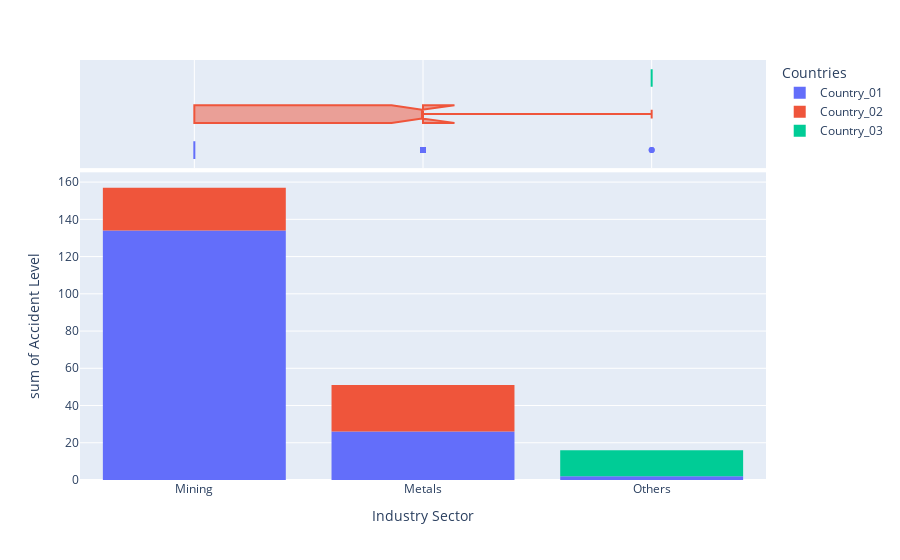

The code cell stored with this chart in its notebook:
### Markdown cell above
1. We will see how many accidents have occured in which Industry Sector per country

### Code cell
compareAccidentLevels(accident_safety_data_new,"Industry Sector","Accident Level","Countries","box")

### Figure 1 — Plotly figure (JSON) as saved in the notebook; plotly's stock layout.template omitted (floating-point values rounded to 4 significant figures; data arrays with more than 128 entries replaced by an {"elided": "..."} marker saying what was removed)
{"data": [{"alignmentgroup": "True", "bingroup": "x", "histfunc": "sum", "hovertemplate": "Countries=Country_01<br>Industry Sector=%{x}<br>sum of Accident Level=%{y}<extra></extra>", "legendgroup": "Country_01", "marker": {"color": "#636efa"}, "name": "Country_01", "offsetgroup": "Country_01", "orientation": "v", "showlegend": true, "type": "histogram", "x": {"elided": "251 str values"}, "xaxis": "x", "y": {"elided": "251 int values"}, "yaxis": "y"}, {"alignmentgroup": "True", "hovertemplate": "Countries=Country_01<br>Industry Sector=%{x}<extra></extra>", "legendgroup": "Country_01", "marker": {"color": "#636efa"}, "name": "Country_01", "notched": true, "offsetgroup": "Country_01", "showlegend": false, "type": "box", "x": {"elided": "251 str values"}, "xaxis": "x2", "yaxis": "y2"}, {"alignmentgroup": "True", "bingroup": "x", "histfunc": "sum", "hovertemplate": "Countries=Country_02<br>Industry Sector=%{x}<br>sum of Accident Level=%{y}<extra></extra>", "legendgroup": "Country_02", "marker": {"color": "#EF553B"}, "name": "Country_02", "offsetgroup": "Country_02", "orientation": "v", "showlegend": true, "type": "histogram", "x": {"elided": "130 str values"}, "xaxis": "x", "y": {"elided": "130 int values"}, "yaxis": "y"}, {"alignmentgroup": "True", "hovertemplate": "Countries=Country_02<br>Industry Sector=%{x}<extra></extra>", "legendgroup": "Country_02", "marker": {"color": "#EF553B"}, "name": "Country_02", "notched": true, "offsetgroup": "Country_02", "showlegend": false, "type": "box", "x": {"elided": "130 str values"}, "xaxis": "x2", "yaxis": "y2"}, {"alignmentgroup": "True", "bingroup": "x", "histfunc": "sum", "hovertemplate": "Countries=Country_03<br>Industry Sector=%{x}<br>sum of Accident Level=%{y}<extra></extra>", "legendgroup": "Country_03", "marker": {"color": "#00cc96"}, "name": "Country_03", "offsetgroup": "Country_03", "orientation": "v", "showlegend": true, "type": "histogram", "x": ["Others", "Others", "Others", "Others", "Others", "Others", "Others", "Others", "Others", "Others", "Others", "Others", "Others", "Others", "Others", "Others", "Others", "Others", "Others", "Others", "Others", "Others", "Others", "Others", "Others", "Others", "Others", "Others", "Others", "Others", "Others", "Others", "Others", "Others", "Others", "Others", "Others", "Others", "Others", "Others", "Others", "Others", "Others", "Others"], "xaxis": "x", "y": [1, 3, 0, 0, 3, 0, 0, 0, 1, 0, 0, 0, 0, 0, 0, 0, 0, 2, 0, 0, 0, 2, 0, 0, 0, 0, 0, 0, 0, 0, 0, 0, 0, 0, 0, 0, 0, 0, 0, 0, 0, 2, 0, 0], "yaxis": "y"}, {"alignmentgroup": "True", "hovertemplate": "Countries=Country_03<br>Industry Sector=%{x}<extra></extra>", "legendgroup": "Country_03", "marker": {"color": "#00cc96"}, "name": "Country_03", "notched": true, "offsetgroup": "Country_03", "showlegend": false, "type": "box", "x": ["Others", "Others", "Others", "Others", "Others", "Others", "Others", "Others", "Others", "Others", "Others", "Others", "Others", "Others", "Others", "Others", "Others", "Others", "Others", "Others", "Others", "Others", "Others", "Others", "Others", "Others", "Others", "Others", "Others", "Others", "Others", "Others", "Others", "Others", "Others", "Others", "Others", "Others", "Others", "Others", "Others", "Others", "Others", "Others"], "xaxis": "x2", "yaxis": "y2"}], "layout": {"barmode": "relative", "legend": {"title": {"text": "Countries"}, "tracegroupgap": 0}, "margin": {"t": 60}, "xaxis": {"anchor": "y", "domain": [0, 1], "title": {"text": "Industry Sector"}}, "xaxis2": {"anchor": "y2", "domain": [0, 1], "matches": "x", "showgrid": true, "showticklabels": false}, "yaxis": {"anchor": "x", "domain": [0, 0.7326], "title": {"text": "sum of Accident Level"}}, "yaxis2": {"anchor": "x2", "domain": [0.7426, 1], "matches": "y2", "showgrid": false, "showline": false, "showticklabels": false, "ticks": ""}}}
